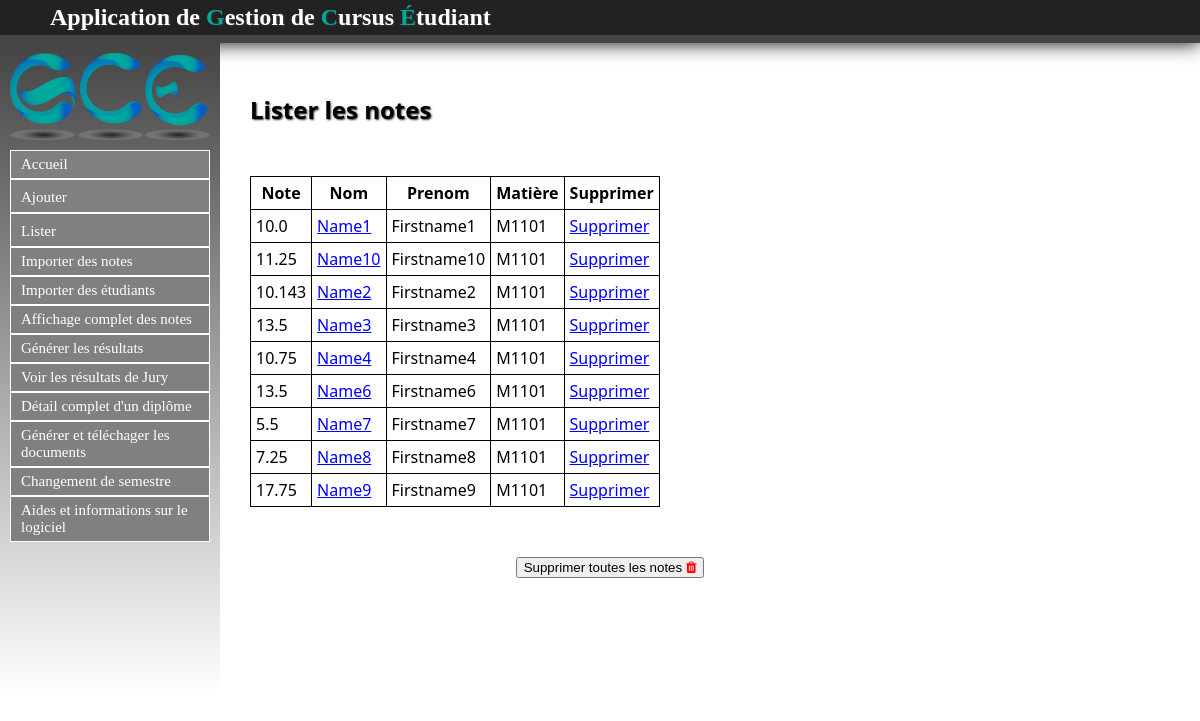
Page /Note/listernotes on the committed database.
### Note/models.py (models this page shows, shortened)
class Note(models.Model):
	valeur = models.FloatField()
	etudiant = models.ForeignKey(Etu, null=False)
	instance_semestre = models.ForeignKey(InstanceSemestre, null=False)
	matiere = models.ForeignKey(Matiere, null=False)

### Etudiant/models.py (models this page shows, shortened)
class Etu(models.Model):
	nom = models.CharField(max_length=30, null=False)
	prenom = models.CharField(max_length=30, null=False)
	age = models.IntegerField(null=True)
	apogee = models.IntegerField(null=True)
	date_naissance = models.CharField(max_length=100,null=True)
	sexe = models.CharField(max_length=1, null=True)
	adresse = models.CharField(max_length=100, null=True)
	ine = models.CharField(max_length=100, null=True)
	adresse_parents = models.CharField(max_length=100, null=True)
	tel = models.IntegerField(null=True)
	tel_par = models.IntegerField(null=True)
	lieu_naissance = models.CharField(max_length=100, null=True)
	nationalite = models.CharField(max_length=100, null=True)
	situation_familiale = models.CharField(max_length=100, null=True)
	situation_militaire = models.CharField(max_length=100, null=True)
	cate_socio_pro_chef_famille = models.CharField(max_length=100, null=True)
	cate_socio_pro_autre_parent = models.CharField(max_length=100, null=True)
	aide_financiere = models.CharField(max_length=100, null=True)
	bourse = models.CharField(max_length=100, null=True)

### Matiere/models.py (models this page shows, shortened)
class Matiere(models.Model):
	intitule = models.CharField(max_length=30,null=False)
	code_ppn = models.CharField(max_length=30,null=False)
	code_apogee = models.CharField(max_length=30,null=False)
	coefficient = models.FloatField(default=1.0)
	ue = models.ForeignKey('UE.ue', null=True)

### Note/views.py (the view)
def listernotes(request):
	notes = Note.objects.all().order_by('etudiant__nom')
	return render(request, 'contenu_html/listernotes.html',{'notes': notes})

### Note/templates/contenu_html/listernotes.html (shortened to what this page needs)
{% extends "templates/base.html" %}
{% block content %}
<h1>Lister les notes</h1>
{% if not notes %}
	<p>Il faut importer les notes avant de pouvoir les faire afficher</p>
{% else %}
	<table style="border:1px solid black; border-collapse : collapse;">
	<tr>
		<th style="border:1px solid black;">Note</th>
		<th style="border:1px solid black;">Nom</th>
		<th style="border:1px solid black;">Prenom</th>
		<th style="border:1px solid black;">Matière</th>
		<th style="border:1px solid black;">Supprimer</th>
	</tr>
{% endif %}
{% for note in notes %}
	<tr>
		<td style="border:1px solid black;">{{ note.valeur }}</td>
		<td style="border:1px solid black;"><a href="/Etudiant/listeretu/{{ note.etudiant_id }}">{{ note.etudiant.nom }}</a></td>
		<td style="border:1px solid black;">{{ note.etudiant.prenom }}</td>
		<td style="border:1px solid black;">{{ note.matiere.intitule }}</td>
		<td style="border:1px solid black;"><a href="supprnote/{{ note.etudiant.id }}">Supprimer</a></td>
	</tr>
{% endfor %}
</table>
<p><a onclick="suppresion();"><button>Supprimer toutes les notes <i style="color:red;" class="fa fa-trash" aria-hidden="true"></i></button></a></p>
{% endblock %}

### static/css/stylesheet.css (style rules this page uses)
a { color:#222222; text-decoration: none; }
table a { color: blue; text-decoration: underline; }
html,body { height: 100%; }
body { font-family: "Segoe UI", Verdana, serif; font-size:12pt; margin:0; padding:0; }
h1 { text-shadow:1px 1px 2px #333333; text-align: left; color:white; margin:0px; margin-left: 50px; font-size: 1.5em; }
table { border:1px solid black; border-collapse : collapse; }
#main h1 { color: black; }
table { margin: 50px 50px 50px 50px; }
td, th { padding: 5px; border:1px solid black; }

### rows in the picture
Note: valeur "10.0", etudiant.nom "Name1", etudiant.prenom "Firstname1", matiere.intitule "M1101"
Note: valeur "11.25", etudiant.nom "Name10", etudiant.prenom "Firstname10", matiere.intitule "M1101"
Note: valeur "10.143", etudiant.nom "Name2", etudiant.prenom "Firstname2", matiere.intitule "M1101"
Note: valeur "13.5", etudiant.nom "Name3", etudiant.prenom "Firstname3", matiere.intitule "M1101"
Note: valeur "10.75", etudiant.nom "Name4", etudiant.prenom "Firstname4", matiere.intitule "M1101"
Note: valeur "13.5", etudiant.nom "Name6", etudiant.prenom "Firstname6", matiere.intitule "M1101"
Note: valeur "5.5", etudiant.nom "Name7", etudiant.prenom "Firstname7", matiere.intitule "M1101"
Note: valeur "7.25", etudiant.nom "Name8", etudiant.prenom "Firstname8", matiere.intitule "M1101"
Note: valeur "17.75", etudiant.nom "Name9", etudiant.prenom "Firstname9", matiere.intitule "M1101"
